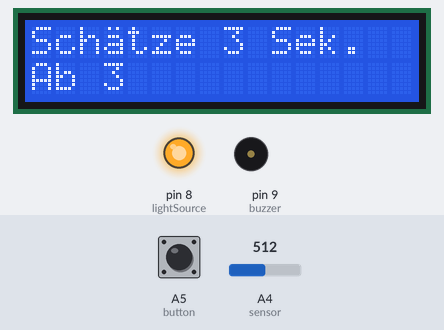
This sketch was run on a simulated Arduino Uno, built with avr-gcc and run on an emulated ATmega328P. Shown: 16×2 character LCD, output pins drawn as LEDs (lit = HIGH), buzzer (waves = sounding). The inputs (shaded band) are chosen by the test bench; at power-on: A4 (sensor) = 512, A5 (button) LOW. Random numbers use the default seed unless the sketch sets one.

Above: at 2.6 s.
2.7 s: A4 (sensor) set to 502
At 5.7 s:
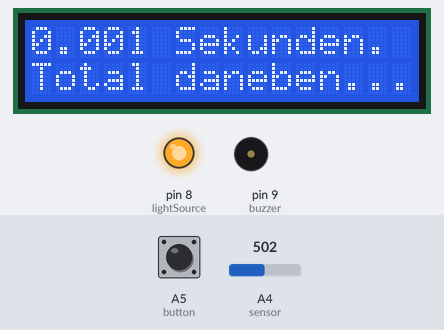
8.7 s: A4 (sensor) set to 490
10.9 s: A5 (button) pulled HIGH for 3.2 s
At 15.4 s:
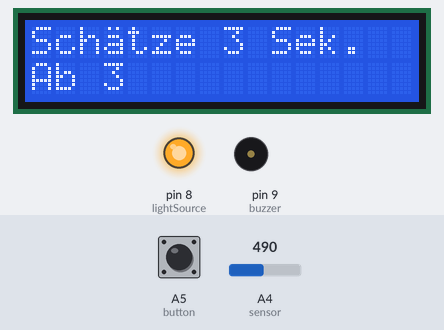
15.6 s: A4 (sensor) set to 510
At 18.6 s:
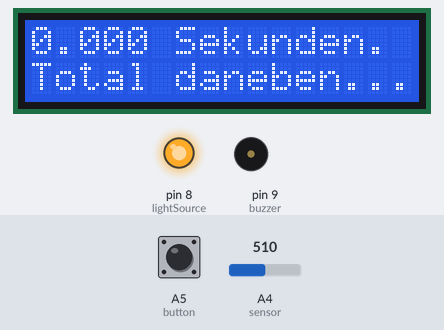
21.6 s: A5 (button) pulled HIGH for 0.15 s
At 27.9 s:
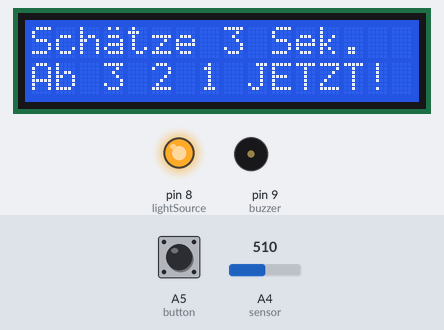
Timing chart, 0 to 29.4 s (numbered marks = the images above; inputs shaded):
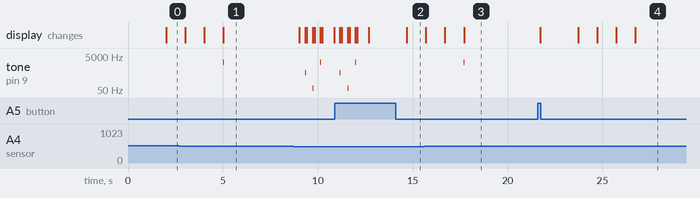

Measured:
- the behaviour switches between 509 and 508 on A4 (sensor) (found by bisection; images 0 and 1)
- after the input at 2.7 s, tone on pin 9 (buzzer): silent → 2093 Hz after 2.3 s, → silent 0.05 s later
- after the input at 15.6 s, tone on pin 9 (buzzer): silent → 2093 Hz after 2.1 s, → silent 0.05 s later

The sketch:

spendendose.ino
```cpp
#include <LiquidCrystal.h>
#include "notes.h"

const int lightSource = 8;
const int button = A5;
const int sensor = A4;
const int buzzer = 9;
// lcd @ BUS 2
LiquidCrystal lcd(10, 11, 12, 13, 14, 15, 16);

const int numMessages = 8;
char *messages[numMessages] = {
    // 1234567890123456
      "  Omnomomomom!",
      "  Danke sch\xefn!",
      "   Gib zwei!",
      "    Merci!",
      "    Yam, yam!",
      "   Mehr! Mehr!",
      "KtT sagt danke!",
      "Error: try again",
};
// \xef ö
// \xf5 ü
// \xe1 ä

// tune me
const int sensorThreshold = 3;

int sensorCalib;
enum gameModes {
    WAITING,
    COUNTING,
};
enum gameModes mode = WAITING;
unsigned long startCounter;

int lastMessage = 0;

void displayText(char * text, int repeat=5) {
    int row = random(0, 2);
    for (int i = 0; i < repeat; i++) {
        lcd.clear();
        lcd.setCursor(0, row);
        lcd.print(text);
        delay(300);
        lcd.clear();
        switch (i) {
            case 0:
                tone(buzzer, NOTE_C5,  50);
                delay(100);
                break;
            case 1:
                tone(buzzer, NOTE_C2,  50);
                delay(100);
                break;
            case 2:
                tone(buzzer, NOTE_C7,  50);
                delay(100);
                break;
        }
    }
}

bool inline sensorTriggered() {
    int sensorValue = analogRead(sensor);
    return abs(sensorValue - sensorCalib) > sensorThreshold;
}

void displayWaitScreen() {
    lcd.clear();
    lcd.setCursor(0, 0);
    lcd.print("KtT Spendenspiel");
}


void setup() {
    lcd.begin(2, 16);
    lcd.clear();
    Serial.begin(57600);

    pinMode(buzzer, OUTPUT);
    pinMode(lightSource, OUTPUT);
    digitalWrite(lightSource, HIGH);

    pinMode(sensor, INPUT);
    sensorCalib = analogRead(sensor);
    displayWaitScreen();
}


void loop() {
    if (digitalRead(button) == HIGH) {
        sensorCalib = analogRead(sensor);
    }

    if (mode == WAITING && (millis() - startCounter) > 2000) {
        mode = COUNTING;

        lcd.clear();
        lcd.setCursor(0, 0);
        lcd.print("Sch\xe1tze 3 Sek.");
        lcd.setCursor(0, 1);
        lcd.print("Ab 3 ");
        delay(1000);
        lcd.print("2 ");
        delay(1000);
        lcd.print("1 ");
        delay(1000);
        lcd.print("JETZT!");
        startCounter = millis();
    }

    if (sensorTriggered()) {
        if (mode == COUNTING) {
            mode = WAITING;
            word duration = millis() - startCounter;
            tone(buzzer, NOTE_C7,  50);
            lcd.clear();
            lcd.setCursor(0, 0);
            lcd.print((float)duration/1000, 3);
            lcd.print(" Sekunden.");

            lcd.setCursor(0, 1);
            int delta = duration - 3000;
            delta = abs(delta);

            if (delta < 50) {
                lcd.print("  Perfekt!");
            } else if (delta < 200) {
                lcd.print("  Sehr gut!");
            } else if (delta < 500) {
                lcd.print("   Knapp!");
            } else if (delta < 800) {
                lcd.print("   Noch OK");
            } else if (delta < 1500) {
                lcd.print(" Hallo timing?");
            } else {
                lcd.print("Total daneben...");
            }

            delay(4000);
        } else {
            lastMessage += 1;
            if (lastMessage >= numMessages) {
                lastMessage = 0;
            }
            displayText(messages[lastMessage]);
        }
        displayWaitScreen();
        startCounter = millis();
    }
    if (mode == COUNTING && (millis() - startCounter) > 5000) {
        mode = WAITING;
        displayWaitScreen();
        startCounter = millis();
    }
}
```

notes.h
```cpp
/*************************************************
 * Public Constants
 *************************************************/

#define NOTE_B0  31
#define NOTE_C1  33
#define NOTE_CS1 35
#define NOTE_D1  37
#define NOTE_DS1 39
#define NOTE_E1  41
#define NOTE_F1  44
#define NOTE_FS1 46
#define NOTE_G1  49
#define NOTE_GS1 52
#define NOTE_A1  55
#define NOTE_AS1 58
#define NOTE_B1  62
#define NOTE_C2  65
#define NOTE_CS2 69
#define NOTE_D2  73
#define NOTE_DS2 78
#define NOTE_E2  82
#define NOTE_F2  87
#define NOTE_FS2 93
#define NOTE_G2  98
#define NOTE_GS2 104
#define NOTE_A2  110
#define NOTE_AS2 117
#define NOTE_B2  123
#define NOTE_C3  131
#define NOTE_CS3 139
#define NOTE_D3  147
#define NOTE_DS3 156
#define NOTE_E3  165
#define NOTE_F3  175
#define NOTE_FS3 185
#define NOTE_G3  196
#define NOTE_GS3 208
#define NOTE_A3  220
#define NOTE_AS3 233
#define NOTE_B3  247
#define NOTE_C4  262
#define NOTE_CS4 277
#define NOTE_D4  294
#define NOTE_DS4 311
#define NOTE_E4  330
#define NOTE_F4  349
#define NOTE_FS4 370
#define NOTE_G4  392
#define NOTE_GS4 415
#define NOTE_A4  440
#define NOTE_AS4 466
#define NOTE_B4  494
#define NOTE_C5  523
#define NOTE_CS5 554
#define NOTE_D5  587
#define NOTE_DS5 622
#define NOTE_E5  659
#define NOTE_F5  698
#define NOTE_FS5 740
#define NOTE_G5  784
#define NOTE_GS5 831
#define NOTE_A5  880
#define NOTE_AS5 932
#define NOTE_B5  988
#define NOTE_C6  1047
#define NOTE_CS6 1109
#define NOTE_D6  1175
#define NOTE_DS6 1245
#define NOTE_E6  1319
#define NOTE_F6  1397
#define NOTE_FS6 1480
#define NOTE_G6  1568
#define NOTE_GS6 1661
#define NOTE_A6  1760
#define NOTE_AS6 1865
#define NOTE_B6  1976
#define NOTE_C7  2093
#define NOTE_CS7 2217
#define NOTE_D7  2349
#define NOTE_DS7 2489
#define NOTE_E7  2637
#define NOTE_F7  2794
#define NOTE_FS7 2960
#define NOTE_G7  3136
#define NOTE_GS7 3322
#define NOTE_A7  3520
#define NOTE_AS7 3729
#define NOTE_B7  3951
#define NOTE_C8  4186
#define NOTE_CS8 4435
#define NOTE_D8  4699
#define NOTE_DS8 4978
```
